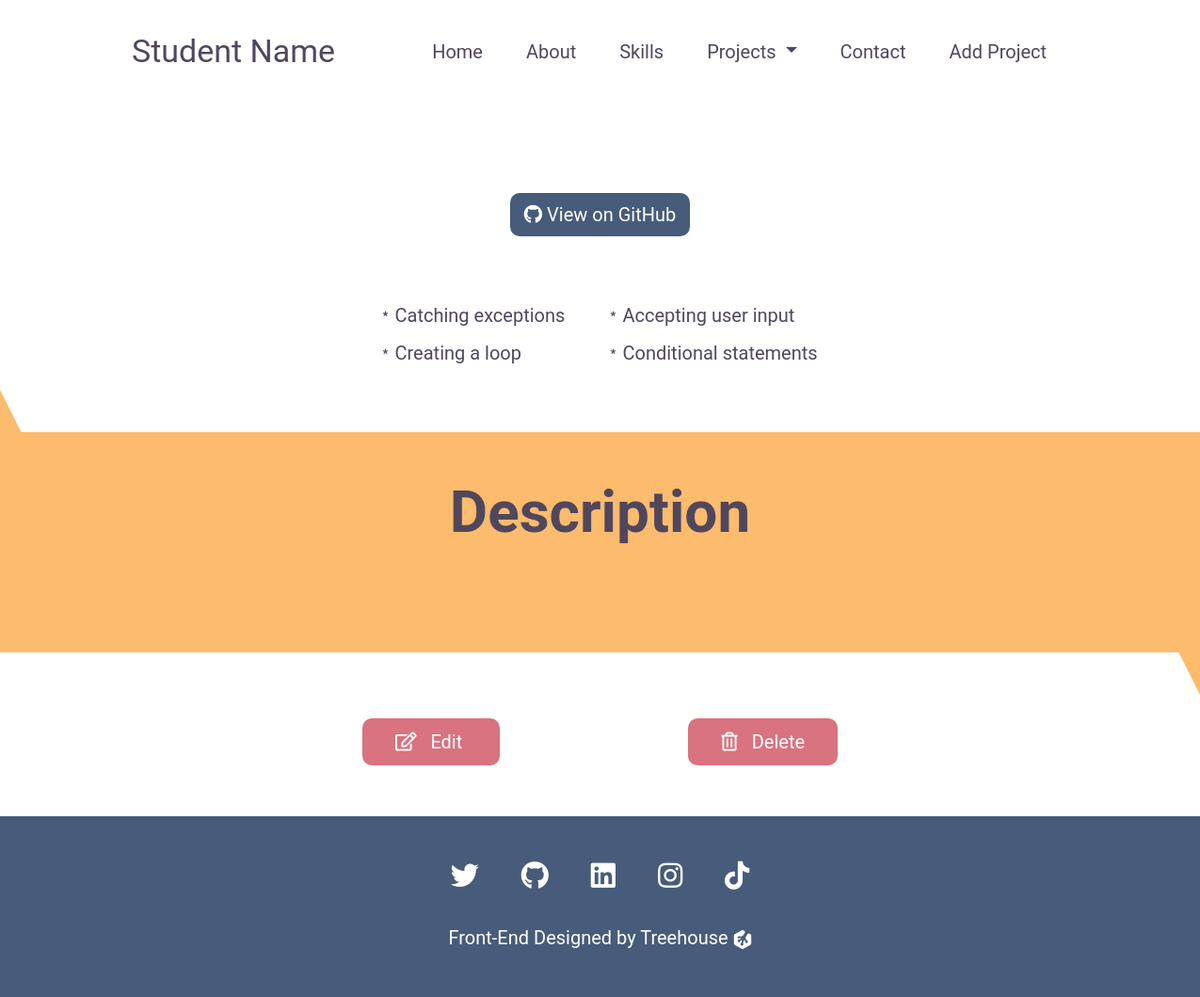
The page /projects/5 on the database as committed earlier.
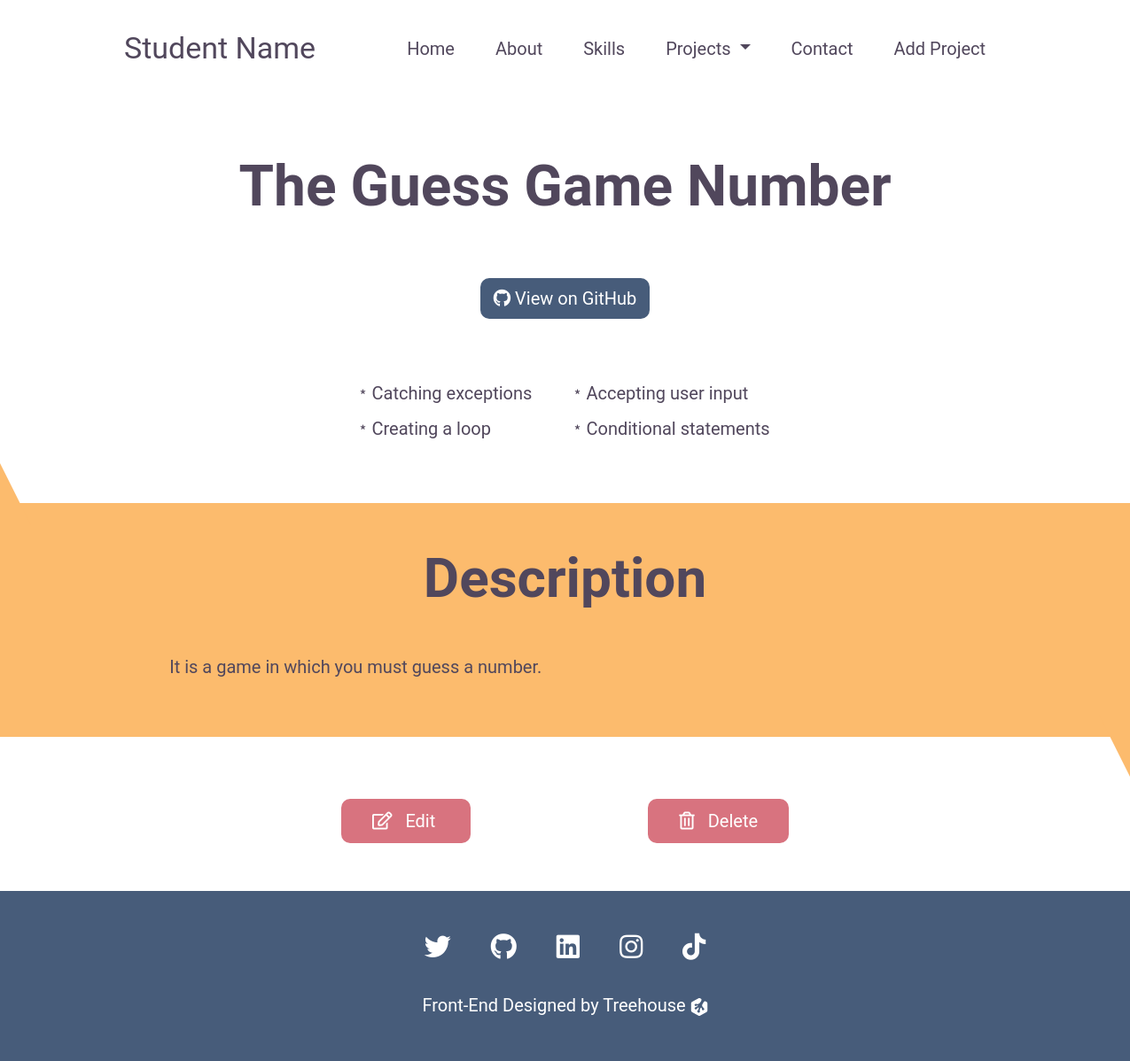
The same page on the database as committed later.
### models.py (models this page shows, shortened)
class Project(db.Model):
    id = db.Column(db.Integer, primary_key=True)
    title = db.Column('Title', db.String())
    date = db.Column('Created', db.DateTime, default=datetime.datetime.now)
    description = db.Column('Description', db.Text())
    skills = db.Column('Skills Practiced', db.Text())
    github = db.Column('Github Link', db.String())
    main_app = db.Column('Main App', db.Text())
    extra_file01 = db.Column('Extra File 01', db.Text())
    extra_file02 = db.Column('Extra File 02', db.Text())
    extra_file03 = db.Column('Extra File 03', db.Text())

### app.py (the view)
@app.route('/projects/<id>')
def detail(id):
    project = Project.query.get(id)
    return render_template('detail.html', project=project)

### Templates/detail.html (shortened to what this page needs)
{% extends 'layout.html' %}
{% block content %}
        <section class="header">
                <h1>{{ project.title }} </h1>
                <a href="{{ project.github }}" class="github-btn">
                    <i class="fab fa-github"></i>
                    View on GitHub
                </a>
            <ul class="project-skills">
                <div>
                    <li>Catching exceptions</li>
                    <li>Creating a loop</li>
                    <li>Accepting user input</li>
                    <li>Conditional statements</li>
                </div>
            </ul>
        </section>
        <section id="project-desc">
            <div id="triangle5"></div>
            <h2>Description</h2>
            <p>
                {{ project.description }}
            </p>
            <div id="triangle6"></div>
        </section>
        <section id="edit-delete">
            <a href="{{ url_for('edit', id=project.id) }}">
                <i class="fas fa-edit"></i>
                Edit
            </a>
            <a href="#">
                <i class="far fa-trash-alt"></i>
                Delete
            </a>
        </section>
        <section class="footer">
            <div class="socials">
                <a href="">
                    <i class="fab fa-twitter"></i>
                </a>
                <a href="">
                    <i class="fab fa-github"></i>
                </a>
                <a href="">
                    <i class="fab fa-linkedin"></i>
                </a>
                <a href="">
                    <i class="fab fa-instagram"></i>
                </a>
                <a href="">
                    <i class="fab fa-tiktok"></i>
                </a>
            </div>
            <div class="treehouse">
                <p>
                    Front-End Designed by
                    <a href="https://teamtreehouse.com">
                        Treehouse
                    </a>
                </p>
            </div>
        </section>
{% endblock %}

### Templates/layout.html (shortened to what this page needs)
<!DOCTYPE html>
<html>
    <head>
        <link rel="stylesheet" href="https://cdnjs.cloudflare.com/ajax/libs/font-awesome/5.15.3/css/all.min.css">
        <link href="https://cdn.jsdelivr.net/npm/bootstrap@5.0.0-beta2/dist/css/bootstrap.min.css" rel="stylesheet">
        <link rel="stylesheet" href="styles.css">
    </head>
    <body>
     <section class="navigation">
            <nav class="navbar navbar-expand-lg">
                <div class="container-fluid">
                  <a class="navbar-brand" href="#">Student Name</a>
                  <div class="collapse navbar-collapse" id="navbarContent">
                    <ul class="navbar-nav me-auto mb-2 mb-lg-0">
                      <li class="nav-item">
                        <a class="nav-link active" aria-current="page" href="{{ url_for('index') }}">Home</a>
                      </li>
                      <li class="nav-item">
                        <a class="nav-link" href="{{ url_for('about') }}">About</a>
                      </li>
                      <li class="nav-item">
                        <a class="nav-link" href="#skills">Skills</a>
                      </li>
                      <li class="nav-item dropdown">
                        <a class="nav-link dropdown-toggle" href="#" id="navbarDropdown" role="button" data-bs-toggle="dropdown" aria-expanded="false">
                          Projects
                        </a>
                      </li>
                      <li class="nav-item">
                        <a class="nav-link" href="#contact">Contact</a>
                      </li>
                      <li class="nav-item">
                        <a class="nav-link" href="{{ url_for('new') }}">Add Project</a>
                      </li>
                    </ul>
                  </div>
                </div>
            </nav>
        </section>
    {% block content %}
    {% endblock %}
     </body>
</html>

### CSS/styles.css (style rules this page uses)
:root { --primary-text: #51475c; --secondary-text: #ab6c82; --primary: #475c7a; --secondary: #fcbb6d; --accent: #d8737f; --white: #fff; }
* { font-family: 'Roboto', Arial, Helvetica, sans-serif; color: var(--primary-text); }
p, li, a { font-size: 20px; }
h2 { font-size: 30px; font-weight: bold; }
body { overflow-x: hidden; }
nav { margin-top: 1rem; }
.navbar-brand { color: var(--primary-text); font-size: 20px; }
.nav-item a { color: var(--primary-text); font-size: 20px; }
.header { margin-left: 5%; margin-right: 5%; margin-top: 5rem; text-align: center; }
.header h1 { font-size: 32px; font-weight: bold; }
.header .github-btn { display: inline-block; margin-top: 2rem; margin-bottom: 4rem; }
.header .project-skills { list-style: none; text-align: left; margin: auto; line-height: 40px; max-width: 250px; margin-bottom: 4rem; }
.header .project-skills li { position: relative; }
.header .project-skills li::before { content: '\FE61'; position: absolute; left: -20px; }
.github-btn { border-radius: 10px; background-color: var(--primary); padding: 8px 15px; color: var(--white); text-decoration: none; }
.github-btn i { color: var(--white); }
.footer { background-color: var(--primary); text-align: center; padding-bottom: 2rem; }
.footer i, .footer p, .footer a { color: var(--white); text-decoration: none; }
.footer .socials { padding-top: 3rem; margin-bottom: 2rem; }
.footer .socials i { font-size: 30px; padding: 0 10px; }
.footer svg { height: 20px; width: 20px; }
#project-desc { background-color: var(--secondary); position: relative; text-align: center; padding-right: 5%; padding-left: 5%; }
#triangle5 { width: 0; height: 0; border-left: 50px solid transparent; border-right: 50px solid transparent; border-bottom: 100px solid var(--secondary); position: absolute; top: -75px; left: -65px; }
#project-desc h2 { padding-top: 3rem; margin-bottom: 3rem; }
#project-desc p { text-align: left; padding-bottom: 4rem; }
#triangle6 { width: 0; height: 0; border-left: 50px solid transparent; border-right: 50px solid transparent; border-top: 100px solid var(--secondary); position: absolute; bottom: -75px; right: -65px; }
#edit-delete { padding-top: 4rem; padding-bottom: 4rem; text-align: center; }
#edit-delete a { background-color: var(--accent); border-radius: 10px; color: var(--white); padding: 13px 35px; text-decoration: none; }
#edit-delete a:first-of-type { margin-right: 20px; }
#edit-delete a i { color: var(--white); margin-right: 10px; font-weight: normal; }
@media (min-width: 992px) { h2 { font-size: 62px; } }
@media (min-width: 992px) { .header h1 { font-size: 64px; margin-bottom: 2rem; } }
@media (min-width: 992px) { .navigation { width: fit-content; margin: auto; } }
@media (min-width: 992px) { .navigation .navbar-brand { margin-right: 5rem; font-size: 34px; } }
@media (min-width: 992px) { .navigation .nav-item { padding-left: 5px; padding-right: 5px; } }
@media (min-width: 992px) { .footer .socials i { padding: 0 20px; } }
@media (min-width: 992px) { #project-desc { padding-right: 15%; padding-left: 15%; } }
@media (min-width: 1200px) { .navigation .nav-item { padding-left: 15px; padding-right: 15px; } }
@media (min-width: 1200px) { .header .project-skills { -webkit-column-count: 2; -moz-column-count: 2; column-count: 2; max-width: 500px; } }
@media (min-width: 1200px) { #edit-delete a:first-of-type { margin-right: 200px; } }

Rows that differ between the two databases and show on the page:
added Project: title "The Guess Game Number", description "It is a game in which you must guess a number."
